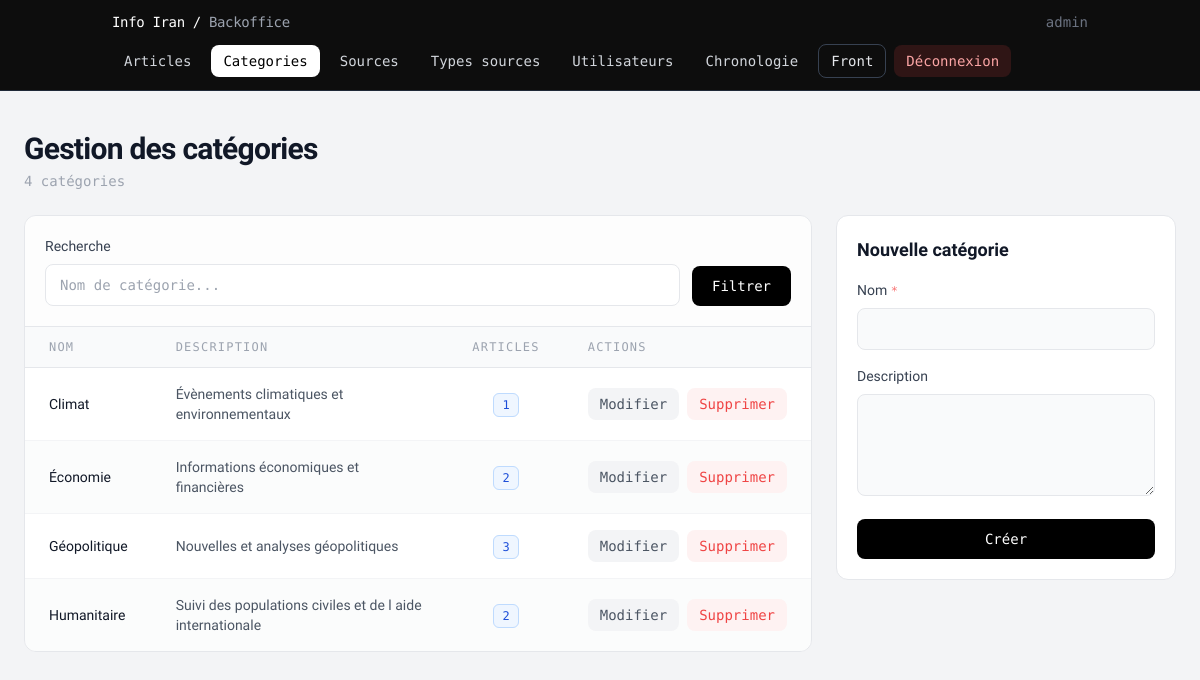
Before: /pages/articles/backoffice_categories.php (signed in) with the older database file.
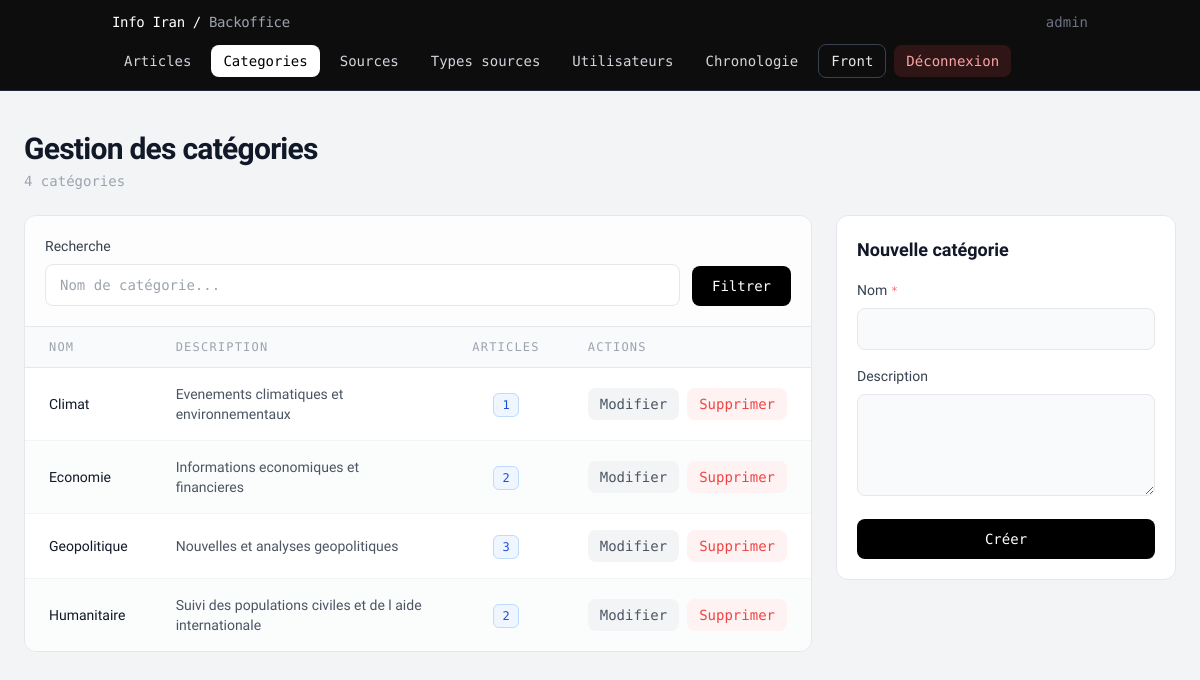
After: the same page with the newer database file.
### tables this page shows
CREATE TABLE categories (
    id  INT PRIMARY KEY AUTO_INCREMENT,
    nom VARCHAR(100) NOT NULL,
    description TEXT
);

### models/Database.php (called while the page is built, shortened)
<?php
class Database
{
    private static $instance = null;
    private $pdo;
    private function __construct()
    {
        $host = getenv('DB_HOST') ?: '127.0.0.1';
        $db   = getenv('DB_NAME') ?: 'info_actualite';
        $user = getenv('DB_USER') ?: 'actualite_user';
        $pass = getenv('DB_PASS') ?: 'secret_pw';
        $charset = 'utf8mb4';
        $dsn = "mysql:host={$host};dbname={$db};charset={$charset}";
        $options = [
            PDO::ATTR_ERRMODE => PDO::ERRMODE_EXCEPTION,
            PDO::ATTR_DEFAULT_FETCH_MODE => PDO::FETCH_ASSOC,
            PDO::ATTR_EMULATE_PREPARES => false,
        ];
        $this->pdo = new PDO($dsn, $user, $pass, $options);
    }
    public static function getInstance()
    {
        if (self::$instance === null) {
            self::$instance = new self();
        }
        return self::$instance;
    }
    public function getConnection()
    {
        return $this->pdo;
    }
}

### controllers/BackofficeController.php (called while the page is built, shortened)
<?php
require_once __DIR__ . '/../models/Database.php';
class BackofficeController
{
    private \PDO $db;
    public function __construct()
    {
        $this->db = Database::getInstance()->getConnection();
    }
    public function listCategoriesPaginated(int $perPage, int $offset, string $q = ''): array
    {
        $params = [];
        $wc = '';
        $stmtC = $this->db->prepare("SELECT COUNT(*) FROM categories c {$wc}");
        $stmtC->execute($params);
        $total = (int) $stmtC->fetchColumn();
        $sql = "
            SELECT c.id, c.nom, c.description,
                   (SELECT COUNT(*) FROM articles a WHERE a.id_categorie = c.id) AS nb_articles
            FROM categories c
            {$wc}
            ORDER BY c.nom ASC
            LIMIT :lim OFFSET :off
        ";
        $stmt = $this->db->prepare($sql);
        $stmt->bindValue(':lim', $perPage, \PDO::PARAM_INT);
        $stmt->bindValue(':off', $offset, \PDO::PARAM_INT);
        $stmt->execute();
        return ['total' => $total, 'rows' => $stmt->fetchAll(\PDO::FETCH_ASSOC)];
    }
}

### pages/articles/backoffice_categories.php (the view, shortened to what the changed rows need)
<?php
require_once __DIR__ . '/../../controllers/BackofficeController.php';
$controller = new BackofficeController();
$perPage = 15;
$page = max(1, intval($_GET['page'] ?? 1));
$offset = ($page - 1) * $perPage;
$q = trim($_GET['q'] ?? '');
$result = $controller->listCategoriesPaginated($perPage, $offset, $q);
$rows = $result['rows'];
$editCategory = null;
?>
<!DOCTYPE html>
<html lang="fr">
<head>
</head>
<body class="bg-gray-100 min-h-screen">
<main class="container mx-auto px-6 py-10 max-w-[90rem]">
    <div class="mb-6 flex items-start justify-between gap-4">
        <div>
            <h1 class="text-3xl font-semibold text-gray-900 tracking-tight">Gestion des catégories</h1>
        </div>
    </div>
    <div class="lg:grid lg:grid-cols-[1fr_340px] gap-6 items-start">
        <section class="bg-white border border-gray-200 rounded-xl overflow-hidden">
            <?php if (empty($rows)): ?>
                <div class="px-6 py-20 text-center mono text-base text-gray-400">Aucune catégorie trouvée.</div>
            <?php else: ?>
                <div class="overflow-x-auto">
                    <table class="w-full text-left border-collapse">
                        <thead>
                            <tr class="bg-gray-50 border-b border-gray-200 mono text-xs text-gray-400 uppercase tracking-widest">
                                <th class="px-6 py-3 font-normal">Nom</th>
                                <th class="px-6 py-3 font-normal">Description</th>
                                <th class="px-6 py-3 font-normal text-center">Articles</th>
                                <th class="px-6 py-3 font-normal">Actions</th>
                            </tr>
                        </thead>
                        <tbody class="divide-y divide-gray-100">
                            <?php foreach ($rows as $i => $row): ?>
                                <tr class="hover:bg-blue-50/30 transition-colors <?= $i % 2 === 1 ? 'bg-gray-50/60' : 'bg-white' ?>">
                                    <td class="px-6 py-4 text-sm font-medium text-gray-900"><?= htmlspecialchars($row['nom']) ?></td>
                                    <td class="px-6 py-4 text-sm text-gray-600"><?= htmlspecialchars(mb_strimwidth(trim((string) ($row['description'] ?? '')), 0, 90, '…')) ?: '—' ?></td>
                                    <td class="px-6 py-4 text-center">
                                        <span class="mono text-xs px-2 py-1 rounded-md bg-blue-50 border border-blue-200 text-blue-700">
                                            <?= (int) $row['nb_articles'] ?>
                                        </span>
                                    </td>
                                    <td class="px-6 py-4">
                                        <div class="flex items-center gap-2">
                                            <a href="/backoffice/categories?edit=<?= (int) $row['id'] ?><?= $q !== '' ? '&q=' . urlencode($q) : '' ?>" class="mono text-sm text-gray-600 bg-gray-100 hover:bg-gray-200 px-3 py-1.5 rounded-lg transition-colors">Modifier</a>
                                            <form method="POST" action="/backoffice/gestion/traitement" onsubmit="return confirm('Supprimer cette catégorie ?');">
                                                <button type="submit" class="mono text-sm text-red-500 bg-red-50 hover:bg-red-100 px-3 py-1.5 rounded-lg transition-colors">Supprimer</button>
                                            </form>
                                        </div>
                                    </td>
                                </tr>
                            <?php endforeach; ?>
                        </tbody>
                    </table>
                </div>
            <?php endif; ?>
        </section>
        <aside class="sticky top-20 bg-white border border-gray-200 rounded-xl p-5">
            <?php if (!$editCategory): ?>
                <h2 class="text-lg font-semibold text-gray-900 mb-4">Nouvelle catégorie</h2>
            <?php endif; ?>
        </aside>
    </div>
</main>
</body>
</html>

Changed rows visible on the page:
changed categories "Climat": description "Évènements climatiques et environnementaux" → "Evenements climatiques et environnementaux"
changed categories: nom "Économie" → "Economie"; description "Informations économiques et financières" → "Informations economiques et financieres"
changed categories: nom "Géopolitique" → "Geopolitique"; description "Nouvelles et analyses géopolitiques" → "Nouvelles et analyses geopolitiques"
